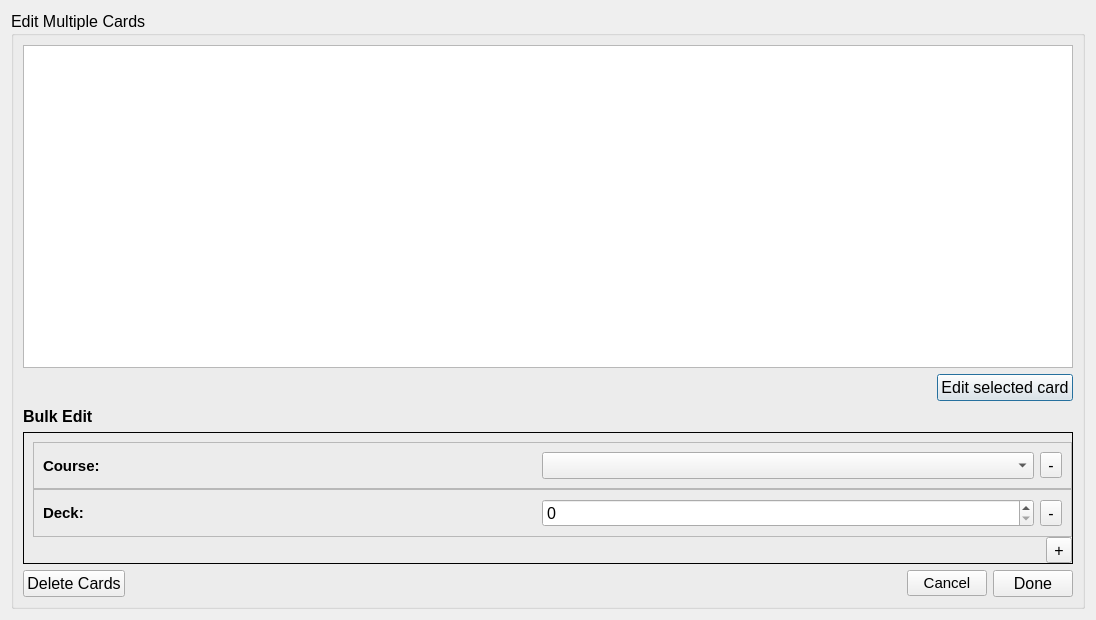
<?xml version="1.0" encoding="UTF-8"?>
<ui version="4.0">
 <class>edit_dialog</class>
 <widget class="QDialog" name="edit_dialog">
  <property name="geometry">
   <rect>
    <x>0</x>
    <y>0</y>
    <width>1096</width>
    <height>620</height>
   </rect>
  </property>
  <property name="sizePolicy">
   <sizepolicy hsizetype="Fixed" vsizetype="Fixed">
    <horstretch>0</horstretch>
    <verstretch>0</verstretch>
   </sizepolicy>
  </property>
  <property name="focusPolicy">
   <enum>Qt::StrongFocus</enum>
  </property>
  <property name="windowTitle">
   <string>Edit vocabulary</string>
  </property>
  <layout class="QVBoxLayout" name="verticalLayout">
   <item>
    <widget class="QGroupBox" name="groupBox">
     <property name="font">
      <font>
       <pointsize>12</pointsize>
      </font>
     </property>
     <property name="title">
      <string>Edit Multiple Cards</string>
     </property>
     <layout class="QVBoxLayout" name="verticalLayout_3">
      <item>
       <widget class="QTreeView" name="cards_to_edit_treeView">
        <property name="editTriggers">
         <set>QAbstractItemView::DoubleClicked</set>
        </property>
        <property name="selectionMode">
         <enum>QAbstractItemView::SingleSelection</enum>
        </property>
        <property name="selectionBehavior">
         <enum>QAbstractItemView::SelectRows</enum>
        </property>
        <property name="rootIsDecorated">
         <bool>false</bool>
        </property>
        <property name="itemsExpandable">
         <bool>false</bool>
        </property>
       </widget>
      </item>
      <item>
       <layout class="QHBoxLayout" name="horizontalLayout_4">
        <item>
         <spacer name="horizontalSpacer">
          <property name="orientation">
           <enum>Qt::Horizontal</enum>
          </property>
          <property name="sizeHint" stdset="0">
           <size>
            <width>40</width>
            <height>20</height>
           </size>
          </property>
         </spacer>
        </item>
        <item>
         <widget class="QPushButton" name="edit_voc_button">
          <property name="text">
           <string>Edit selected card</string>
          </property>
         </widget>
        </item>
       </layout>
      </item>
      <item>
       <widget class="QLabel" name="label_3">
        <property name="font">
         <font>
          <weight>75</weight>
          <bold>true</bold>
         </font>
        </property>
        <property name="text">
         <string>Bulk Edit</string>
        </property>
       </widget>
      </item>
      <item>
       <widget class="QFrame" name="frame_2">
        <property name="frameShape">
         <enum>QFrame::Box</enum>
        </property>
        <layout class="QVBoxLayout" name="verticalLayout_4">
         <property name="spacing">
          <number>0</number>
         </property>
         <property name="rightMargin">
          <number>0</number>
         </property>
         <property name="bottomMargin">
          <number>0</number>
         </property>
         <item>
          <layout class="QVBoxLayout" name="verticalLayout_2">
           <item>
            <widget class="QFrame" name="course_edit_frame">
             <property name="frameShape">
              <enum>QFrame::StyledPanel</enum>
             </property>
             <property name="frameShadow">
              <enum>QFrame::Raised</enum>
             </property>
             <layout class="QHBoxLayout" name="horizontalLayout">
              <item>
               <widget class="QLabel" name="label_2">
                <property name="font">
                 <font>
                  <pointsize>11</pointsize>
                  <weight>75</weight>
                  <bold>true</bold>
                 </font>
                </property>
                <property name="text">
                 <string>Course: </string>
                </property>
               </widget>
              </item>
              <item>
               <widget class="QComboBox" name="course_combo"/>
              </item>
              <item>
               <widget class="QToolButton" name="course_remove_button">
                <property name="text">
                 <string>-</string>
                </property>
               </widget>
              </item>
             </layout>
            </widget>
           </item>
           <item>
            <widget class="QFrame" name="deck_edit_frame">
             <property name="frameShape">
              <enum>QFrame::StyledPanel</enum>
             </property>
             <property name="frameShadow">
              <enum>QFrame::Raised</enum>
             </property>
             <layout class="QHBoxLayout" name="horizontalLayout_2">
              <item>
               <widget class="QLabel" name="label">
                <property name="font">
                 <font>
                  <pointsize>11</pointsize>
                  <weight>75</weight>
                  <bold>true</bold>
                 </font>
                </property>
                <property name="text">
                 <string>Deck:</string>
                </property>
               </widget>
              </item>
              <item>
               <widget class="QSpinBox" name="deck_spinbox">
                <property name="suffix">
                 <string notr="true"/>
                </property>
                <property name="prefix">
                 <string notr="true"/>
                </property>
                <property name="maximum">
                 <number>7</number>
                </property>
               </widget>
              </item>
              <item>
               <widget class="QToolButton" name="deck_remove_button">
                <property name="text">
                 <string>-</string>
                </property>
               </widget>
              </item>
             </layout>
            </widget>
           </item>
           <item>
            <layout class="QHBoxLayout" name="horizontalLayout_5">
             <property name="spacing">
              <number>0</number>
             </property>
             <item>
              <spacer name="horizontalSpacer_2">
               <property name="orientation">
                <enum>Qt::Horizontal</enum>
               </property>
               <property name="sizeHint" stdset="0">
                <size>
                 <width>40</width>
                 <height>20</height>
                </size>
               </property>
              </spacer>
             </item>
             <item>
              <widget class="QToolButton" name="add_bulk_edit_button">
               <property name="text">
                <string>+</string>
               </property>
              </widget>
             </item>
            </layout>
           </item>
          </layout>
         </item>
        </layout>
       </widget>
      </item>
      <item>
       <layout class="QHBoxLayout" name="horizontalLayout_3">
        <item>
         <widget class="QPushButton" name="delete_cards">
          <property name="text">
           <string>Delete Cards</string>
          </property>
         </widget>
        </item>
        <item>
         <spacer name="horizontalSpacer_7">
          <property name="orientation">
           <enum>Qt::Horizontal</enum>
          </property>
          <property name="sizeHint" stdset="0">
           <size>
            <width>278</width>
            <height>20</height>
           </size>
          </property>
         </spacer>
        </item>
        <item>
         <widget class="QPushButton" name="ed_cancel">
          <property name="font">
           <font>
            <pointsize>11</pointsize>
           </font>
          </property>
          <property name="text">
           <string>Cancel</string>
          </property>
         </widget>
        </item>
        <item>
         <widget class="QPushButton" name="ed_ok">
          <property name="font">
           <font>
            <pointsize>12</pointsize>
           </font>
          </property>
          <property name="text">
           <string>Done</string>
          </property>
         </widget>
        </item>
       </layout>
      </item>
     </layout>
    </widget>
   </item>
  </layout>
 </widget>
 <resources/>
 <connections>
  <connection>
   <sender>ed_cancel</sender>
   <signal>clicked()</signal>
   <receiver>edit_dialog</receiver>
   <slot>close()</slot>
   <hints>
    <hint type="sourcelabel">
     <x>435</x>
     <y>316</y>
    </hint>
    <hint type="destinationlabel">
     <x>292</x>
     <y>173</y>
    </hint>
   </hints>
  </connection>
 </connections>
</ui>
